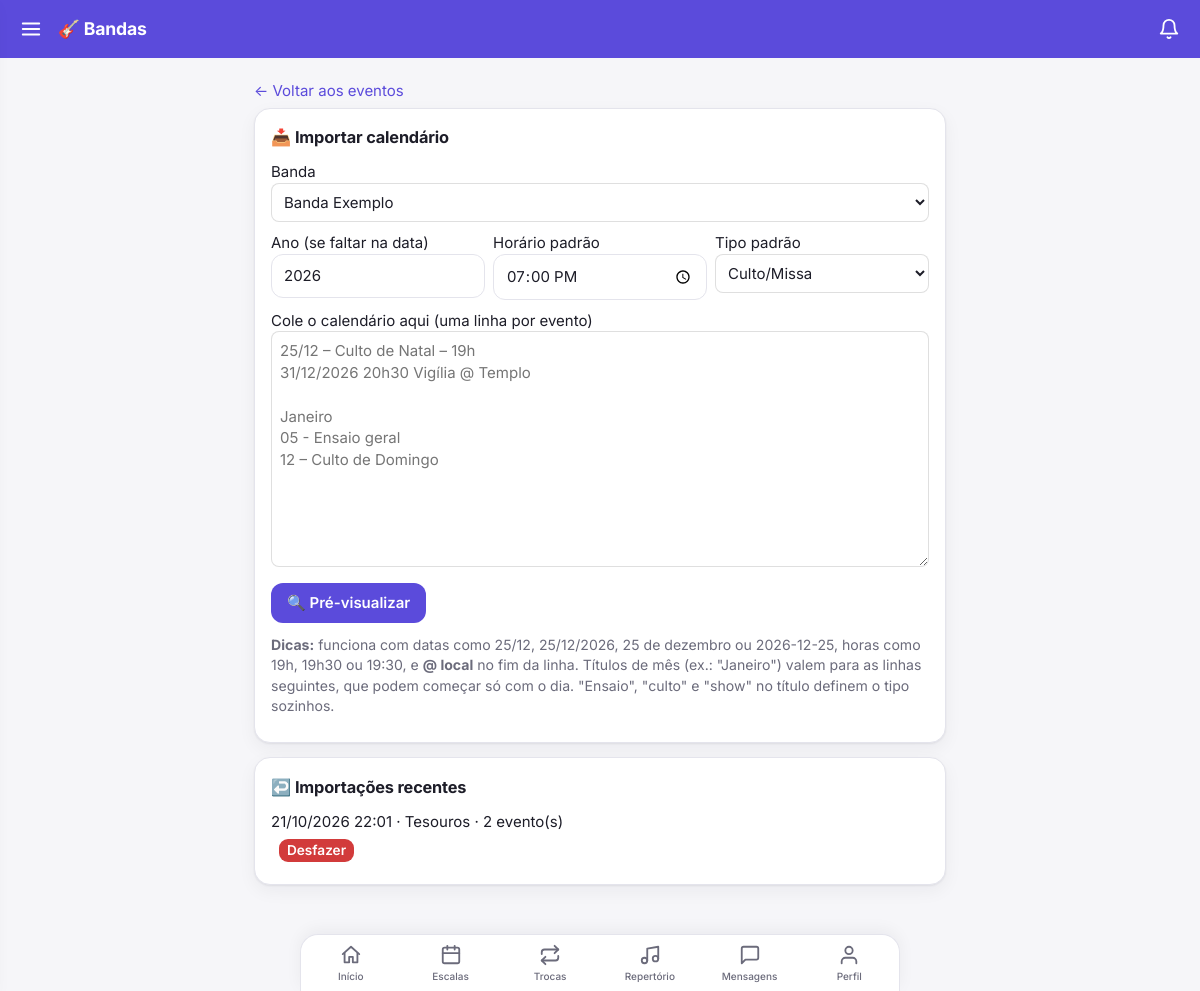
Page /eventos/importar/ (signed in) on the earlier database version.
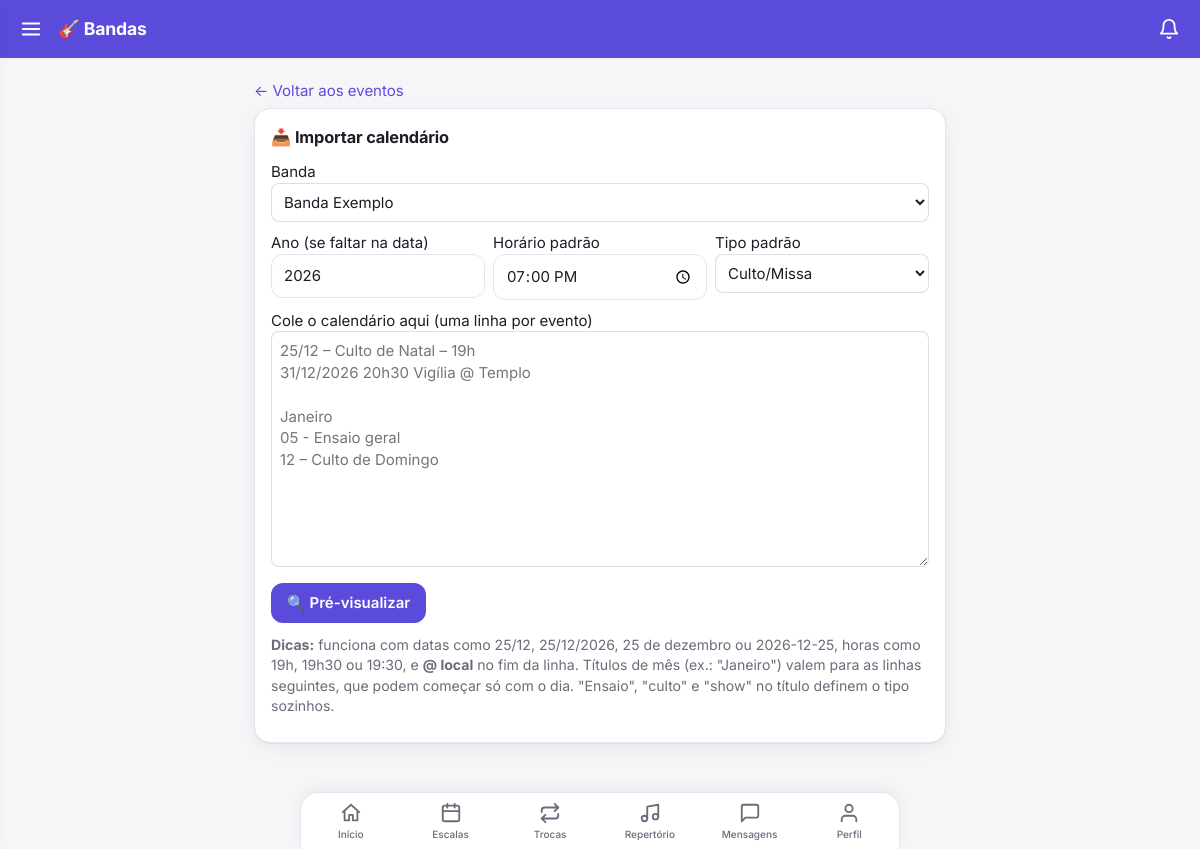
Same page on the later database version.
### core/models.py (models this page shows)
class ImportacaoEventos(models.Model):
    banda = models.ForeignKey(Banda, on_delete=models.CASCADE, related_name="importacoes")
    autor = models.ForeignKey(settings.AUTH_USER_MODEL, null=True, on_delete=models.SET_NULL)
    criado = models.DateTimeField(auto_now_add=True)

class Banda(models.Model):
    nome = models.CharField(max_length=100)
    descricao = models.TextField(blank=True)
    def __str__(self):
        return self.nome

### core/views.py (the view, shortened to what this page needs)
# urls.py: path("eventos/importar/", v.importar_eventos, name="importar_eventos"),
@login_required
def importar_eventos(request):
    if not _eh_lider(request.user):
        return redirect("home")
    bandas = bandas_do_lider(request.user)
    ano_atual = timezone.localdate().year
    ctx = dict(bandas=bandas, tipos=Evento.TIPOS, ano=ano_atual, hora="19:00", tipo="culto", texto="",
               importacoes=(ImportacaoEventos.objects.filter(banda__in=bandas).select_related("banda")
                            .annotate(n=Count("eventos")).order_by("-criado")[:10]))
    if request.method != "POST":
        return render(request, "importar.html", ctx)

### core/forms.py (called while the page is built)
def bandas_do_lider(user):
    return Banda.objects.filter(membros__user=user, membros__papel="lider")

### core/templatetags/menu.py (called while the page is built)
@register.simple_tag(takes_context=True)
def usuario_eh_lider(context):
    u = context["request"].user
    return u.is_authenticated and Membro.objects.filter(user=u, papel="lider").exists()

### core/views.py (called while the page is built)
def _eh_lider(user):
    return Membro.objects.filter(user=user, papel="lider").exists()

### core/templates/importar.html (shortened to what this page needs)
{% extends "base.html" %}{% block content %}
<p><a href="{% url 'eventos' %}">← Voltar aos eventos</a></p>
{% if linhas %}
<div class="card fm"><h2>👀 Confira antes de importar</h2>
<p class="mut">Banda: <b>{{ banda.nome }}</b>. Corrija o que precisar e desmarque o que não quer importar. Itens com ⚠️ já existem ou têm problema e vêm desmarcados.</p>
<form method="post">{% csrf_token %}<input type="hidden" name="acao" value="confirmar"><input type="hidden" name="banda" value="{{ banda.pk }}"><input type="hidden" name="total" value="{{ total }}">
{% for l in linhas %}<div class="lin"><label><input type="checkbox" name="ok_{{ l.i }}" {% if l.marcado %}checked{% endif %}>
{% if l.erro %}<span class="tag recusado">⚠️ {{ l.erro }}</span>{% elif l.dup %}<span class="tag">⚠️ Já existe</span>{% else %}<span class="tag confirmado">OK</span>{% endif %}
<span class="mut">{{ l.linha }}</span></label>
<div class="g"><input name="titulo_{{ l.i }}" value="{{ l.titulo }}" placeholder="Título">
<input type="datetime-local" name="quando_{{ l.i }}" value="{{ l.quando }}">
<select name="tipo_{{ l.i }}">{% for v, n in tipos %}<option value="{{ v }}" {% if v == l.tipo %}selected{% endif %}>{{ n }}</option>{% endfor %}</select>
<input name="local_{{ l.i }}" value="{{ l.local }}" placeholder="Local"></div></div>{% endfor %}
<p style="margin-top:12px"><button>✅ Importar selecionados</button> <a href="{% url 'importar_eventos' %}">Cancelar</a></p></form></div>
{% else %}
<div class="card fm"><h2>📥 Importar calendário</h2>
<form method="post">{% csrf_token %}<input type="hidden" name="acao" value="previa">
<p><label>Banda<br><select name="banda">{% for b in bandas %}<option value="{{ b.pk }}">{{ b.nome }}</option>{% endfor %}</select></label></p>
<div style="display:grid;grid-template-columns:repeat(auto-fit,minmax(130px,1fr));gap:8px">
<p><label>Ano (se faltar na data)<br><input type="number" name="ano" value="{{ ano }}"></label></p>
<p><label>Horário padrão<br><input type="time" name="hora" value="{{ hora }}"></label></p>
<p><label>Tipo padrão<br><select name="tipo">{% for v, n in tipos %}<option value="{{ v }}" {% if v == tipo %}selected{% endif %}>{{ n }}</option>{% endfor %}</select></label></p></div>
<p><label>Cole o calendário aqui (uma linha por evento)<br>
<textarea name="texto" rows="10" placeholder="25/12 – Culto de Natal – 19h&#10;31/12/2026 20h30 Vigília @ Templo&#10;&#10;Janeiro&#10;05 - Ensaio geral&#10;12 – Culto de Domingo">{{ texto }}</textarea></label></p>
<button>🔍 Pré-visualizar</button></form>
<p class="mut" style="margin-top:12px"><b>Dicas:</b> funciona com datas como 25/12, 25/12/2026, 25 de dezembro ou 2026-12-25, horas como 19h, 19h30 ou 19:30, e <b>@ local</b> no fim da linha.
Títulos de mês (ex.: "Janeiro") valem para as linhas seguintes, que podem começar só com o dia. "Ensaio", "culto" e "show" no título definem o tipo sozinhos.</p></div>
{% if importacoes %}<div class="card"><h2>↩️ Importações recentes</h2>
{% for i in importacoes %}<p>{{ i.criado|date:"d/m/Y H:i" }} · {{ i.banda }} · {{ i.n }} evento(s)
<form class="inl" method="post" action="{% url 'importacao_desfazer' i.pk %}" onsubmit="return confirm('Desfazer? Os {{ i.n }} eventos desta importação serão apagados, junto com escalas e setlists deles.')">{% csrf_token %}<button class="no">Desfazer</button></form></p>{% endfor %}</div>{% endif %}
{% endif %}
{% endblock %}

Differences in the rows shown:
removed ImportacaoEventos: criado "21/10/2026 22:01", banda "Tesouros", n "2"
Other differences:
text no longer shown: "↩️ Importações recentes"
